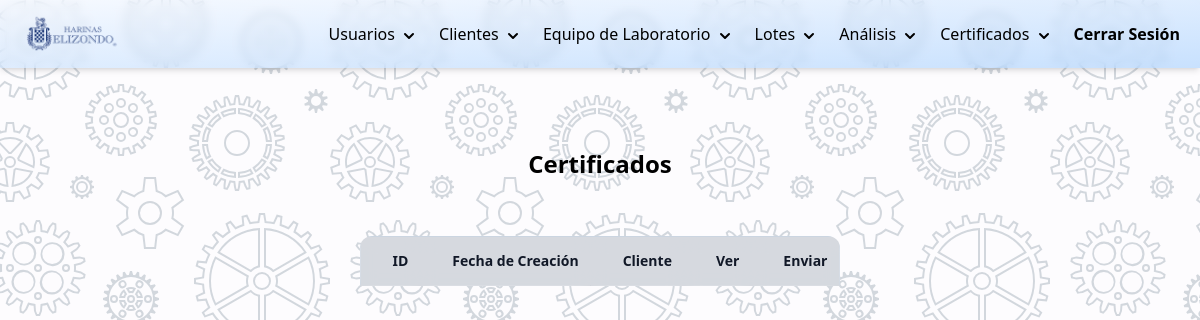
The page /php/consultar-certificados.php (signed in) on the database as committed earlier.
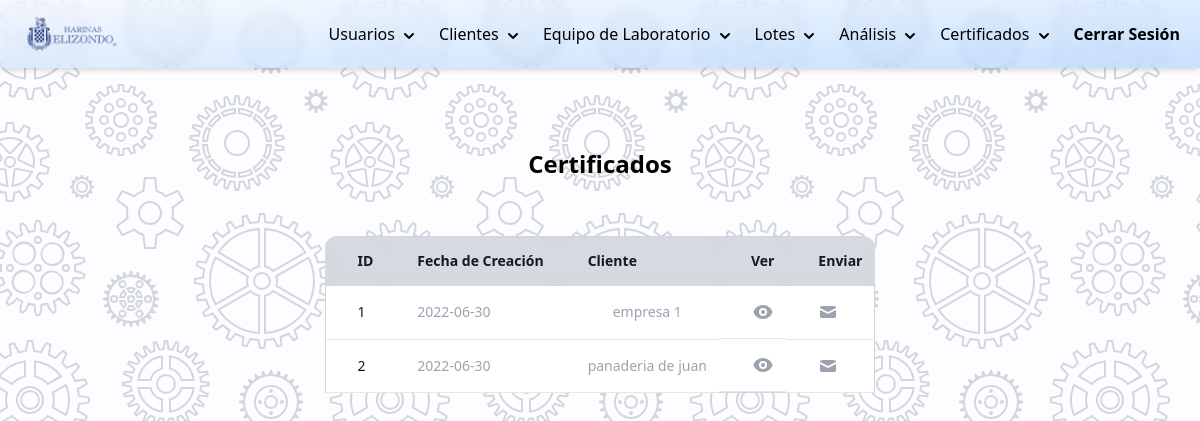
The same page on the database as committed later.
### tables this page shows
CREATE TABLE `certificados` (
  `id_certificado` int(11) NOT NULL,
  `id_cliente` int(11) DEFAULT NULL,
  `fecha_certificado` date DEFAULT NULL,
  `id_analisis` int(11) DEFAULT NULL,
  `cantidad_en_tons` double DEFAULT NULL
);

CREATE TABLE `clientes` (
  `id_cliente` int(11) NOT NULL,
  `id_valores` int(11) DEFAULT NULL,
  `correo` varchar(100) DEFAULT NULL,
  `domicilio` varchar(255) DEFAULT NULL,
  `nombre` varchar(100) DEFAULT NULL,
  `rfc` varchar(100) DEFAULT NULL,
  `estado` int(11) DEFAULT 3,
  `nombre_contacto` varchar(100) DEFAULT NULL,
  `puesto_de_contacto` varchar(100) DEFAULT NULL
);

### DB/controlarDB.php (called while the page is built, shortened)
<?php
function hacerConsulta(string $query){
    $con = mysqli_connect(HOST, USER, PASSWORD, DB);
    if (mysqli_connect_errno()) {
        return "Failed to connect to MySQL: " . mysqli_connect_error();
    }else{
        $result = mysqli_query($con, $query);
        $arreglo_de_resultados=[];
        while ($row = mysqli_fetch_array($result)):
            array_push($arreglo_de_resultados,$row);
        endwhile;
        return $arreglo_de_resultados;
    }
}

### php/consultar-certificados.php (the view, shortened to what this page needs)
<?php
    require_once("../DB/controlarDB.php");
    $query_certificados="SELECT cer.*,cl.* FROM certificados as cer join clientes as cl on cer.id_cliente=cl.id_cliente;";
    $arreglo_certficados=hacerConsulta($query_certificados);
?>
<!DOCTYPE html>
<html lang="es">
<head>
    <link rel="stylesheet" href="../css/styles.css">
    <script src="https://cdn.tailwindcss.com"></script>
    <script src="https://cdn.tailwindcss.com?plugins=forms,typography,aspect-ratio,line-clamp"></script>
    <?php require_once("./navbar.php"); ?>
</head>
<body class="background">
    <div class="container mx-auto flex justify-center items-center content-center">
        <div class="flex flex-col p-10 mt-10">
            <h1 class="text-2xl text-center mb-4 font-bold">Certificados</h1>
            <div class="mt-10 overflow-y-auto h-96 rounded-xl">
                <table class="table-auto rounded-xl border border-slate-300">
                    <thead class="rounded-lg">
                        <tr class="bg-gray-200">
                            <th
                                class="sticky top-0 z-10 border-b border-gray-300 bg-gray-300 bg-opacity-75 py-3.5 pl-4 pr-3 text-left text-sm font-semibold text-gray-900 backdrop-blur backdrop-filter sm:pl-6 lg:pl-8">
                                ID
                            </th>
                            <th
                                class="sticky top-0 z-10 border-b border-gray-300 bg-gray-300 bg-opacity-75 py-3.5 pl-4 pr-3 text-left text-sm font-semibold text-gray-900 backdrop-blur backdrop-filter sm:pl-6 lg:pl-8">
                                Fecha de Creación
                            </th>
                            <th
                                class="sticky top-0 z-10 border-b border-gray-300 bg-gray-300 bg-opacity-75 py-3.5 pl-4 pr-3 text-left text-sm font-semibold text-gray-900 backdrop-blur backdrop-filter sm:pl-6 lg:pl-8">
                                Cliente
                            </th>
                            <th
                                class="sticky top-0 z-10 border-b border-gray-300 bg-gray-300 bg-opacity-75 py-3.5 pl-4 pr-3 text-left text-sm font-semibold text-gray-900 backdrop-blur backdrop-filter sm:pl-6 lg:pl-8">
                                Ver
                            </th>
                            <?php if(($_SESSION['sesion']['tipo'])==2 || ($_SESSION['sesion']['tipo'])==3): ?>
                            <th
                                class="sticky top-0 z-10 border-b border-gray-300 bg-gray-300 bg-opacity-75 py-3.5 pl-4 pr-3 text-left text-sm font-semibold text-gray-900 backdrop-blur backdrop-filter sm:pl-6 lg:pl-8">
                                Enviar
                            </th>
                            <?php endif;?>
                        </tr>
                    </thead>
                    <tbody class="bg-white rounded-lg">
                        <?php foreach ($arreglo_certficados as $certificado):?>
                        <tr>
                            <td
                                class="whitespace-nowrap border-b border-gray-200 py-4 pl-4 pr-3 text-sm font-medium text-gray-900 sm:pl-6 lg:pl-8">
                                <?=$certificado['id_certificado']?>
                            </td>
                            <td
                                class="whitespace-nowrap border-b border-gray-200 py-4 pl-4 pr-3 text-sm font-medium text-gray-400 sm:pl-6 lg:pl-8">
                                <?=$certificado['fecha_certificado']?>
                            </td>
                            <td
                                class="whitespace-nowrap border-b border-gray-200 py-4 pl-4 pr-3 text-sm font-medium text-gray-400 sm:pl-6 lg:pl-8 text-center">
                                <?=$certificado['nombre']?>
                            </td>
                            <td
                                class="whitespace-nowrap border-b border-gray-200 py-4 pl-4 pr-3 text-sm font-medium text-gray-400 sm:pl-6 lg:pl-8 flex justify-center">
                                <a href="./certificado.php?i=<?=$certificado['id_certificado']?>">
                                </a>
                            </td>
                            <?php if(($_SESSION['sesion']['tipo'])==2 || ($_SESSION['sesion']['tipo'])==3): ?>
                            <td
                                class="whitespace-nowrap border-b border-gray-200 py-4 pl-4 pr-3 text-sm font-medium text-gray-400 sm:pl-6 lg:pl-8">
                                <a href="./guardarPDFyEnviarCorreo.php?i=<?=$certificado['id_certificado']?>">
                                    <svg xmlns="http://www.w3.org/2000/svg" class="h-5 w-5" viewBox="0 0 20 20"
                                        fill="currentColor">
                                        <path
                                            d="M2.003 5.884L10 9.882l7.997-3.998A2 2 0 0016 4H4a2 2 0 00-1.997 1.884z" />
                                        <path d="M18 8.118l-8 4-8-4V14a2 2 0 002 2h12a2 2 0 002-2V8.118z" />
                                    </svg>
                                </a>
                            </td>
                            <?php endif;?>
                        </tr>
                        <?php endforeach ?>
                    </tbody>
                </table>
            </div>
        </div>
    </div>
</body>
</html>

### php/navbar.php (shortened to what this page needs)
<nav class="bg-gradient-to-br from-blue-50/50 to-blue-300/50 shadow-md backdrop-blur-sm sticky top-0 z-10 print:hidden">
    <div class="px-3 mx-auto">
        <div class="flex justify-between">
            <div class="flex space-x-4">
                <a href="./dashboard.php" class="flex items-center py-3 px-2 text-gray-200 divide-x divide-black">
                    <img src="../img/logoHarinasElizondo.png" class="w-24 mx-1">
                </a>
            </div>
            <div class="hidden lg:flex items-center space-x-1">
                <?php if(($_SESSION['sesion']['tipo'])==3): ?>
                <div class="flex flex-col overflow-visible float-right items-start">
                    <button class="rounded p-2 dropBtn hover:bg-blue-50 transition duration-500 text-black" id="dropBtn">
                        Usuarios
                        <svg xmlns="http://www.w3.org/2000/svg" class="h-5 w-5 inline dropBtn" viewBox="0 0 20 20" fill="currentColor">
                            <path fill-rule="evenodd" d="M5.293 7.293a1 1 0 011.414 0L10 10.586l3.293-3.293a1 1 0 111.414 1.414l-4 4a1 1 0 01-1.414 0l-4-4a1 1 0 010-1.414z" clip-rule="evenodd" />
                        </svg>
                    </button>
                </div>
                <?php endif;?>
                <div class="flex flex-col overflow-visible float-right items-start">
                    <button class="rounded p-2 dropBtn2 hover:bg-blue-50 transition duration-500 text-black" id="dropBtn2">
                        Clientes
                        <svg xmlns="http://www.w3.org/2000/svg" class="h-5 w-5 inline dropBtn2" viewBox="0 0 20 20" fill="currentColor">
                            <path fill-rule="evenodd" d="M5.293 7.293a1 1 0 011.414 0L10 10.586l3.293-3.293a1 1 0 111.414 1.414l-4 4a1 1 0 01-1.414 0l-4-4a1 1 0 010-1.414z" clip-rule="evenodd" />
                        </svg>
                    </button>
                </div>
                <div class="flex flex-col overflow-visible float-right items-start">
                    <button class="rounded p-2 dropBtn3 hover:bg-blue-50 transition duration-500 text-black" id="dropBtn3">
                        Equipo de Laboratorio
                        <svg xmlns="http://www.w3.org/2000/svg" class="h-5 w-5 inline dropBtn3" viewBox="0 0 20 20" fill="currentColor">
                            <path fill-rule="evenodd" d="M5.293 7.293a1 1 0 011.414 0L10 10.586l3.293-3.293a1 1 0 111.414 1.414l-4 4a1 1 0 01-1.414 0l-4-4a1 1 0 010-1.414z" clip-rule="evenodd" />
                        </svg>
                    </button>
                </div>
                <div class="flex flex-col overflow-visible float-right items-start">
                    <button class="rounded p-2 dropBtn4 hover:bg-blue-50 transition duration-500 text-black" id="dropBtn4">
                        Lotes
                        <svg xmlns="http://www.w3.org/2000/svg" class="h-5 w-5 inline dropBtn4" viewBox="0 0 20 20" fill="currentColor">
                            <path fill-rule="evenodd" d="M5.293 7.293a1 1 0 011.414 0L10 10.586l3.293-3.293a1 1 0 111.414 1.414l-4 4a1 1 0 01-1.414 0l-4-4a1 1 0 010-1.414z" clip-rule="evenodd" />
                        </svg>
                    </button>
                </div>
                <div class="flex flex-col overflow-visible float-right items-start">
                    <button class="rounded p-2 dropBtn5 hover:bg-blue-50 transition duration-500 text-black" id="dropBtn5">
                        Análisis
                        <svg xmlns="http://www.w3.org/2000/svg" class="h-5 w-5 inline dropBtn5" viewBox="0 0 20 20" fill="currentColor">
                            <path fill-rule="evenodd" d="M5.293 7.293a1 1 0 011.414 0L10 10.586l3.293-3.293a1 1 0 111.414 1.414l-4 4a1 1 0 01-1.414 0l-4-4a1 1 0 010-1.414z" clip-rule="evenodd" />
                        </svg>
                    </button>
                </div>
                <div class="flex flex-col overflow-visible float-right items-start">
                    <button class="rounded p-2 dropBtn6 hover:bg-blue-50 transition duration-500 text-black" id="dropBtn6">
                        Certificados
                        <svg xmlns="http://www.w3.org/2000/svg" class="h-5 w-5 inline dropBtn6" viewBox="0 0 20 20" fill="currentColor">
                            <path fill-rule="evenodd" d="M5.293 7.293a1 1 0 011.414 0L10 10.586l3.293-3.293a1 1 0 111.414 1.414l-4 4a1 1 0 01-1.414 0l-4-4a1 1 0 010-1.414z" clip-rule="evenodd" />
                        </svg>
                    </button>
                </div>
                <div>
                    <a href="./cerrar_sesion.php" class="rounded p-2 hover:bg-blue-50 transition duration-500 text-black">
                        <b>Cerrar Sesión</b>
                    </a>
                </div>
            </div>
        </div>
    </div>
</nav>

### css/styles.css (style rules this page uses)
.background { background-color: #fdfcfe; }

Rows that differ between the two databases and show on the page:
added certificados: id_certificado "1", fecha_certificado "2022-06-30", id_cliente.nombre "empresa 1"
added certificados: id_certificado "2", fecha_certificado "2022-06-30", id_cliente.nombre "panaderia de juan"
